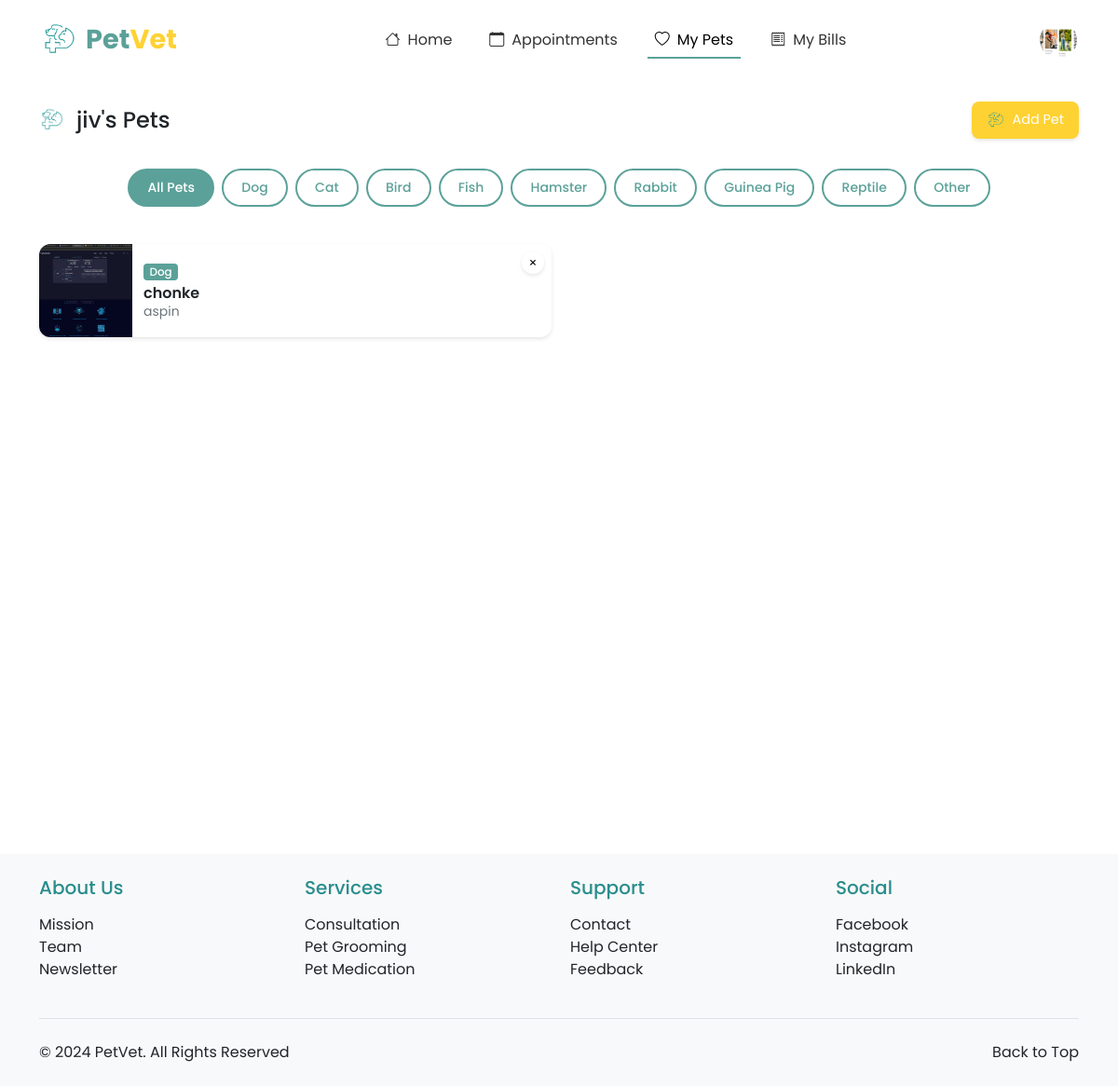
The page /pets/ (signed in) on the database as committed earlier.
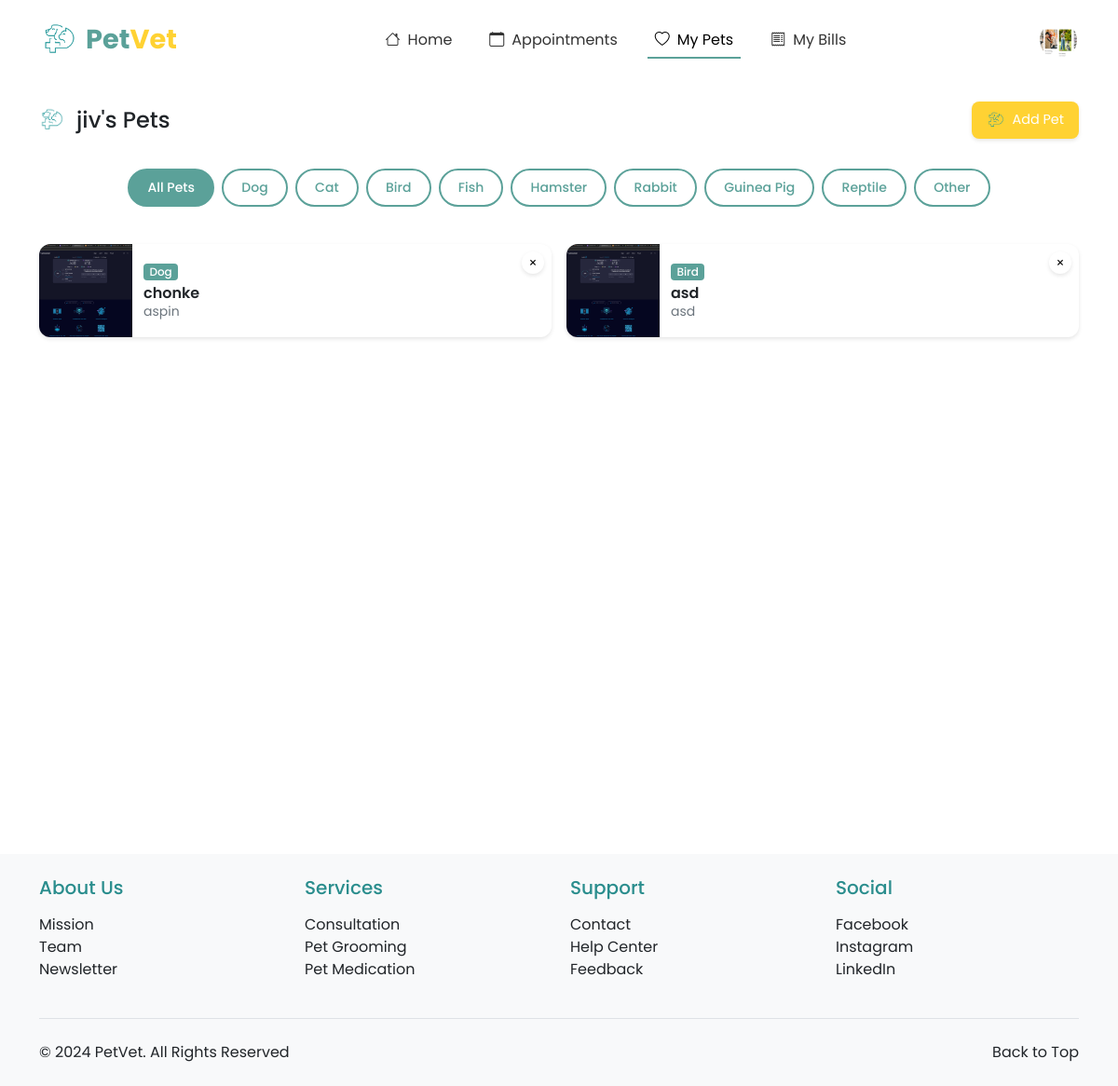
The same page on the database as committed later.
### pet_registration/models.py (models this page shows, shortened)
class Pet(models.Model):
    owner = models.ForeignKey(User, on_delete=models.CASCADE, related_name='pets')
    pet_id = models.CharField(max_length=20, unique=True)
    pet_name = models.CharField(max_length=50)
    breed = models.CharField(max_length=50)
    species = models.CharField(max_length=50)
    sex = models.CharField(max_length=10, choices=[('Male', 'Male'), ('Female', 'Female'), ('Unknown', 'Unknown')])
    weight = models.DecimalField(max_digits=5, decimal_places=2)
    birthday = models.DateField()
    pet_description = models.TextField(blank=True, null=True)
    image_url = models.ImageField(upload_to='pet_images/', blank=True, null=True)
    primary_veterinarian = models.ForeignKey('veterinarians.VeterinarianProfile',
        on_delete=models.SET_NULL,
        null=True,
        blank=True,
        related_name='primary_pets'
    )

### pet_registration/views.py (the view)
# urls.py: path('', views.pet_list_by_owner, name='pet_list_by_owner'),
@login_required
def pet_list_by_owner(request):
    pets = Pet.objects.filter(owner=request.user)
    species_list = [choice[0] for choice in SPECIES_CHOICES]  # Get just the values, not the display names
    return render(request, 'pet_registration/pet_list_by_owner.html', {
        'pets': pets,
        'species_list': species_list
    })

### pet_registration/templates/pet_registration/pet_list_by_owner.html (shortened to what this page needs)
{% extends 'base.html' %}
{% load static %}
{% block nav_pets %}active{% endblock %}
{% block content %}
<div class="container py-4">
    <div class="row justify-content-center">
        <div class="col-12">
            <div class="section-header">
                <div class="section-title">
                    <img src="{% static 'images/toplogo.png' %}" alt="Pets">
                    <h1 class="h4 mb-0">{{ request.user.first_name }}'s Pets</h1>
                </div>
                <a href="{% url 'pet_registration:register_pet' %}" class="add-pet-btn text-decoration-none">
                    <img src="{% static 'images/toplogo.png' %}" alt="Add Pet">
                    <span>Add Pet</span>
                </a>
            </div>
            <div class="filter-container">
                <div class="filter-scroll" id="filterScroll">
                    <button class="filter-btn active" onclick="filterPets('all')">
                        All Pets
                    </button>
                    {% for species in species_list %}
                    <button class="filter-btn" onclick="filterPets('{{ species }}')">
                        {{ species }}
                    </button>
                    {% endfor %}
                </div>
            </div>
            <div class="row row-cols-1 row-cols-md-2 g-3">
                {% for pet in pets %}
                <div class="col pet-item" data-species="{{ pet.species }}">
                    <div class="pet-card" onclick="window.location.href='{% url 'pet_registration:pet_profile' pet.pet_id %}'">
                        <div class="image-container">
                            {% if pet.image_url %}
                                <img src="{{ pet.image_url.url }}" alt="{{ pet.pet_name }}">
                            {% else %}
                                {% if pet.species|lower == 'cat' %}
                                    <img src="{% static 'images/profile.png' %}" alt="{{ pet.pet_name }}">
                                {% else %}
                                    <img src="{% static 'images/dogimg.png' %}" alt="{{ pet.pet_name }}">
                                {% endif %}
                            {% endif %}
                        </div>
                        <div class="pet-info">
                            <span class="pet-badge">{{ pet.species }}</span>
                            <h5 class="pet-name">{{ pet.pet_name }}</h5>
                            <p class="pet-breed">{{ pet.breed }}</p>
                        </div>
                        <button type="button" class="close-btn" data-bs-toggle="modal" data-bs-target="#deletePetModal{{ pet.pet_id }}" onclick="event.stopPropagation();">×</button>
                    </div>
                </div>
                {% endfor %}
            </div>
        </div>
    </div>
</div>
{% endblock %}

Rows that differ between the two databases and show on the page:
added Pet: image_url (picture), species "Bird", pet_name "asd", breed "asd"
